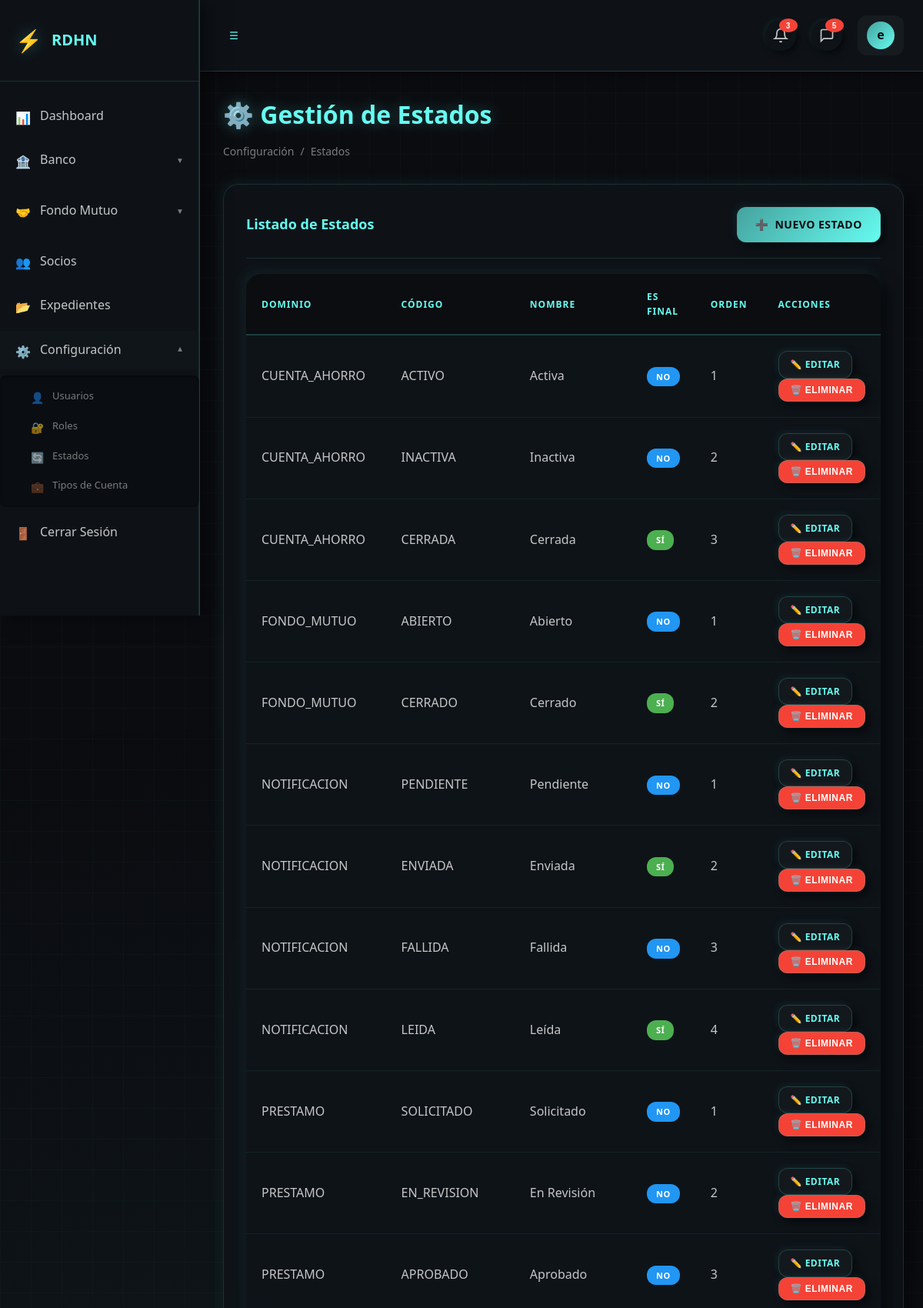
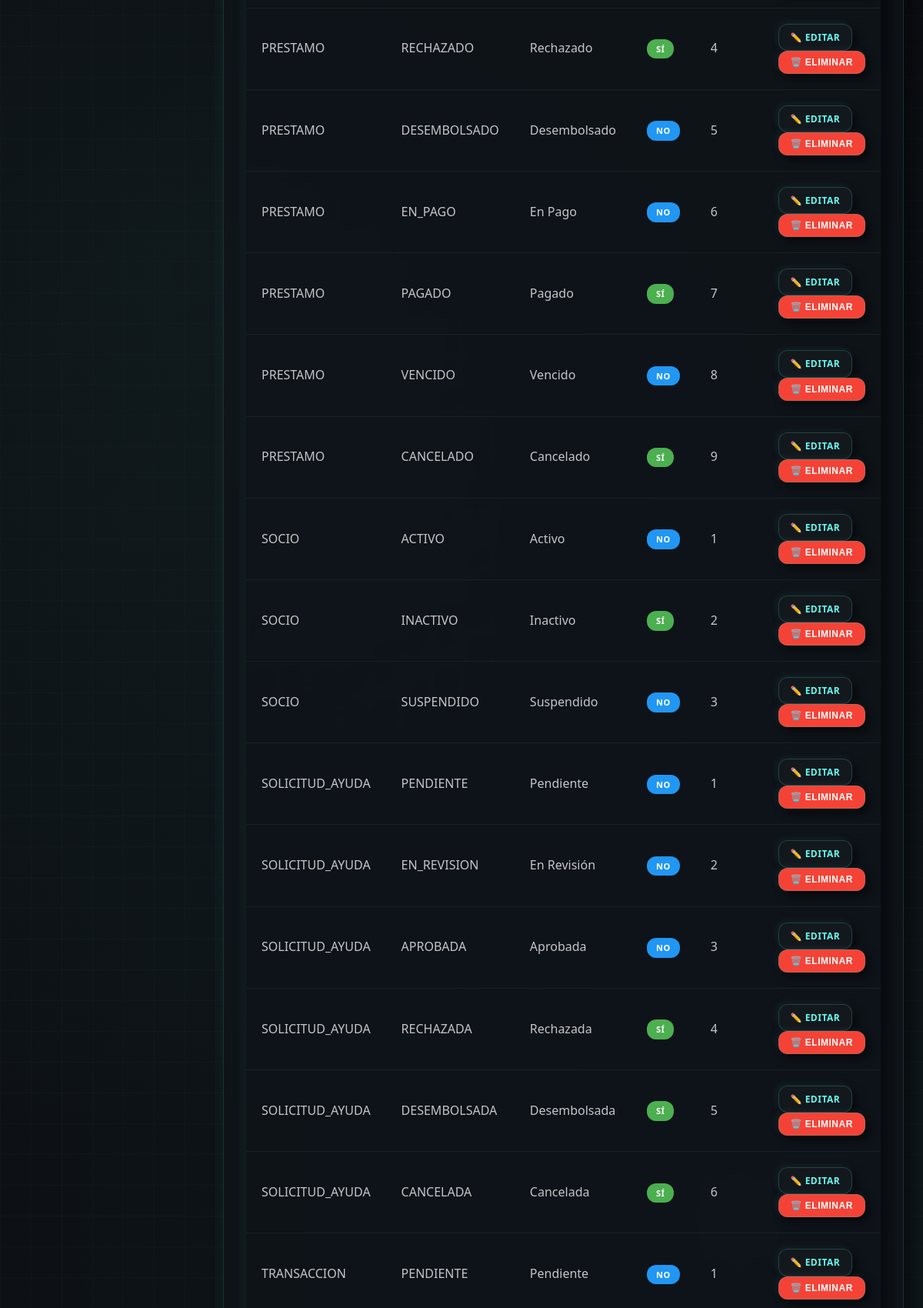
Page /estados/ (signed in, upper part) on the committed database (2 pictures, top to bottom).
### core/models.py (models this page shows, shortened)
class Usuario(AbstractBaseUser, PermissionsMixin):
    socio = models.OneToOneField(
        Socio,
        null=True,
        blank=True,
        on_delete=models.SET_NULL,
        related_name="usuario"
    )
    usuario = models.CharField(
        max_length=50,
        unique=True,
        db_index=True,
        validators=[
            RegexValidator(
                regex=r'^[a-zA-Z0-9_]{4,}$',
                message='Usuario debe tener al menos 4 caracteres alfanuméricos o guión bajo'
            )
        ]
    )
    email = models.EmailField(max_length=100, unique=True, db_index=True)
    password_updated_at = models.DateTimeField(null=True, blank=True)
    password_expira_dias = models.IntegerField(
        default=90,
        help_text="Días hasta que expire la contraseña",
        validators=[MinValueValidator(0)]
    )
    ultimo_acceso = models.DateTimeField(null=True, blank=True)
    intentos_fallidos = models.IntegerField(
        default=0,
        validators=[MinValueValidator(0)]
    )
    bloqueado_hasta = models.DateTimeField(null=True, blank=True, db_index=True)
    requiere_cambio_password = models.BooleanField(default=True)
    id_estado = models.ForeignKey(
        CatEstado,
        null=True,
        blank=True,
        on_delete=models.PROTECT,
        related_name='usuarios',
        limit_choices_to={'dominio': 'USUARIO'}
    )
    is_active = models.BooleanField(default=True, verbose_name="Activo")
    is_staff = models.BooleanField(default=False, verbose_name="Es staff")
    token_recuperacion = models.CharField(max_length=100, null=True, blank=True)
    token_expira = models.DateTimeField(null=True, blank=True)
    creado_en = models.DateTimeField(auto_now_add=True)
    actualizado_en = models.DateTimeField(auto_now=True)
    roles = models.ManyToManyField(
        Rol,
        through='UsuarioRol',
        through_fields=('usuario', 'rol'),
        related_name='usuarios',
        blank=True
    )
    groups = models.ManyToManyField(
        'auth.Group',
        verbose_name='grupos',
        blank=True,
        help_text='Los grupos a los que pertenece este usuario.',
        related_name='usuarios_custom',
        related_query_name='usuario_custom',
    )
    user_permissions = models.ManyToManyField(
        'auth.Permission',
        verbose_name='permisos de usuario',
        blank=True,
        help_text='Permisos específicos para este usuario.',
        related_name='usuarios_custom',
        related_query_name='usuario_custom',
    )
    two_factor_enabled = models.BooleanField(default=True, verbose_name="2FA Habilitado")
    two_factor_code = models.CharField(max_length=6, null=True, blank=True)
    two_factor_code_expira = models.DateTimeField(null=True, blank=True)
    USERNAME_FIELD = 'usuario'
    EMAIL_FIELD = 'email'
    REQUIRED_FIELDS = ['email']
    objects = UsuarioManager()
    class Meta:
        db_table = "USUARIOS"
        verbose_name = 'Usuario'
        verbose_name_plural = 'Usuarios'
        constraints = [
            models.CheckConstraint(
                check=Q(intentos_fallidos__gte=0),
                name="chk_intentos_no_negativo",
            ),
        ]
        indexes = [
            models.Index(fields=['usuario']),
            models.Index(fields=['email']),
            models.Index(fields=['is_active', 'is_staff']),
            models.Index(fields=['bloqueado_hasta']),
            models.Index(fields=['id_estado']),
        ]
    def get_short_name(self):
        if self.socio:
            return self.socio.primer_nombre
        return self.usuario

class Socio(models.Model):
    numero_socio = models.CharField(max_length=20, unique=True, db_index=True)
    primer_nombre = models.CharField(max_length=50)
    segundo_nombre = models.CharField(max_length=50, null=True, blank=True)
    primer_apellido = models.CharField(max_length=50)
    segundo_apellido = models.CharField(max_length=50, null=True, blank=True)
    identidad = models.CharField(
        max_length=15,  # Sin guiones, solo dígitos
        unique=True,
        db_index=True,
        validators=[
            RegexValidator(
                regex=r'^\d{13}$',
                message='La identidad debe tener exactamente 13 dígitos'
            )
        ]
    )
    direccion = models.TextField(null=True, blank=True)
    fecha_ingreso = models.DateField()
    fecha_egreso = models.DateField(null=True, blank=True)
    id_estado = models.ForeignKey(
        CatEstado,
        null=True,
        blank=True,
        on_delete=models.PROTECT,
        related_name='socios',
        limit_choices_to={'dominio': 'SOCIO'}
    )
    creado_en = models.DateTimeField(auto_now_add=True)
    actualizado_en = models.DateTimeField(auto_now=True)
    creado_por = models.ForeignKey(
        'Usuario',
        on_delete=models.PROTECT,
        related_name='socios_creados',
        null=True,
        blank=True
    )
    class Meta:
        db_table = "SOCIO"
        verbose_name = "Socio"
        verbose_name_plural = "Socios"
        constraints = [
            models.CheckConstraint(
                check=Q(fecha_egreso__isnull=True) | Q(fecha_egreso__gte=F("fecha_ingreso")),
                name="chk_socio_fecha_egreso_ge_ingreso",
            ),
        ]
        indexes = [
            models.Index(fields=["numero_socio"]),
            models.Index(fields=["identidad"]),
            models.Index(fields=["id_estado"]),
            models.Index(fields=["-fecha_ingreso"]),
        ]

class CatEstado(models.Model):
    dominio = models.CharField(max_length=50, db_index=True)
    codigo = models.CharField(max_length=50, db_index=True)
    nombre = models.CharField(max_length=100)
    es_final = models.BooleanField(
        default=False,
        help_text="Indica si es un estado final (no permite más transiciones)"
    )
    orden = models.IntegerField(
        null=True,
        blank=True,
        help_text="Orden de visualización"
    )
    permite_transicion_a = models.ManyToManyField(
        'self',
        blank=True,
        symmetrical=False,
        related_name='transiciones_desde',
        help_text="Estados a los que puede transicionar"
    )
    class Meta:
        db_table = "CAT_ESTADO"
        unique_together = (("dominio", "codigo"),)
        indexes = [
            models.Index(fields=["dominio", "codigo"]),
            models.Index(fields=["dominio", "orden"]),
        ]
        verbose_name = "Estado"
        verbose_name_plural = "Estados"

### core/views.py (the view)
# urls.py: path('estados/', views.estados_listar, name='estados_listar'),
@login_required
def estados_listar(request):
    estados = CatEstado.objects.all().order_by('dominio', 'orden', 'codigo')
    return render(request, 'core/estados/listar.html', {'estados': estados})

### core/templates/core/estados/listar.html (shortened to what this page needs)
{% extends 'core/base.html' %}
{% block content %}
<div class="content-header">
    <h1 class="content-title">⚙️ Gestión de Estados</h1>
    <div class="breadcrumb">
        <span class="breadcrumb-item">Configuración</span>
        <span class="breadcrumb-item">Estados</span>
    </div>
</div>
<div class="card">
    <div class="card-header">
        <h2 class="card-title">Listado de Estados</h2>
        <a href="{% url 'core:estados_crear' %}" class="btn btn-primary">
            <span>➕</span> Nuevo Estado
        </a>
    </div>
    <div class="card-body">
        <div class="table-container">
            <table class="table">
                <thead>
                    <tr>
                        <th>Dominio</th>
                        <th>Código</th>
                        <th>Nombre</th>
                        <th>Es Final</th>
                        <th>Orden</th>
                        <th>Acciones</th>
                    </tr>
                </thead>
                <tbody>
                    {% for estado in estados %}
                    <tr>
                        <td>{{ estado.dominio }}</td>
                        <td>{{ estado.codigo }}</td>
                        <td>{{ estado.nombre }}</td>
                        <td>
                            {% if estado.es_final %}
                                <span class="badge badge-success">Sí</span>
                            {% else %}
                                <span class="badge badge-info">No</span>
                            {% endif %}
                        </td>
                        <td>{{ estado.orden|default:"-" }}</td>
                        <td>
                            <a href="{% url 'core:estados_editar' estado.pk %}" class="btn btn-sm">
                                ✏️ Editar
                            </a>
                            <form method="post" action="{% url 'core:estados_eliminar' estado.pk %}" style="display: inline;" onsubmit="return confirm('¿Está seguro?');">
                                <button type="submit" class="btn btn-sm btn-error">
                                    🗑️ Eliminar
                                </button>
                            </form>
                        </td>
                    </tr>
                    {% empty %}
                    <tr>
                        <td colspan="6" style="text-align: center; padding: 40px;">
                            No hay estados registrados
                        </td>
                    </tr>
                    {% endfor %}
                </tbody>
            </table>
        </div>
    </div>
</div>
{% endblock %}

### core/templates/core/base.html (shortened to what this page needs)
<!DOCTYPE html>
<html lang="es">
<head>
    {% load static %}
    <link rel="stylesheet" href="{% static 'css/styles.css' %}">
</head>
<body>
    <div class="background"></div>
    <div class="layout">
        {% if user.is_authenticated %}
            <aside class="sidebar" id="sidebar">
                <div class="sidebar-header">
                    <span class="sidebar-logo">⚡</span>
                    <span class="sidebar-title">RDHN</span>
                </div>
                <nav>
                    <ul class="sidebar-menu">
                        <li class="sidebar-item">
                            <a href="{% url 'core:dashboard' %}" class="sidebar-link {% if request.resolver_match.url_name == 'dashboard' and request.resolver_match.app_name == 'core' %}active{% endif %}">
                                <span class="sidebar-icon">📊</span>
                                <span class="sidebar-text">Dashboard</span>
                            </a>
                        </li>
                        <li class="sidebar-item sidebar-dropdown">
                            <a href="#" class="sidebar-link {% if request.resolver_match.app_name == 'banco' %}active{% endif %}">
                                <span class="sidebar-icon">🏦</span>
                                <span class="sidebar-text">Banco</span>
                                <span class="sidebar-arrow">▼</span>
                            </a>
                        </li>
                        <li class="sidebar-item sidebar-dropdown">
                            <a href="#" class="sidebar-link {% if request.resolver_match.app_name == 'fondo_mutuo' %}active{% endif %}">
                                <span class="sidebar-icon">🤝</span>
                                <span class="sidebar-text">Fondo Mutuo</span>
                                <span class="sidebar-arrow">▼</span>
                            </a>
                        </li>
                        <li class="sidebar-item">
                            <a href="{% url 'core:socios_listar' %}" class="sidebar-link {% if 'socio' in request.path %}active{% endif %}">
                                <span class="sidebar-icon">👥</span>
                                <span class="sidebar-text">Socios</span>
                            </a>
                        </li>
                        <li class="sidebar-item">
                            <a href="{% url 'core:expedientes_listar' %}" class="sidebar-link {% if 'expediente' in request.path %}active{% endif %}">
                                <span class="sidebar-icon">📂</span>
                                <span class="sidebar-text">Expedientes</span>
                            </a>
                        </li>
                        <li class="sidebar-item sidebar-dropdown">
                            <a href="#" class="sidebar-link">
                                <span class="sidebar-icon">⚙️</span>
                                <span class="sidebar-text">Configuración</span>
                                <span class="sidebar-arrow">▼</span>
                            </a>
                            <ul class="sidebar-submenu">
                                <li class="sidebar-subitem">
                                    <a href="{% url 'core:usuarios_listar' %}" class="sidebar-sublink">
                                        <span class="sidebar-icon">👤</span>
                                        <span class="sidebar-text">Usuarios</span>
                                    </a>
                                </li>
                                <li class="sidebar-subitem">
                                    <a href="{% url 'core:roles_listar' %}" class="sidebar-sublink">
                                        <span class="sidebar-icon">🔐</span>
                                        <span class="sidebar-text">Roles</span>
                                    </a>
                                </li>
                                <li class="sidebar-subitem">
                                    <a href="{% url 'core:estados_listar' %}" class="sidebar-sublink">
                                        <span class="sidebar-icon">🔄</span>
                                        <span class="sidebar-text">Estados</span>
                                    </a>
                                </li>
                                <li class="sidebar-subitem">
                                    <a href="{% url 'banco:tipos_cuenta_listar' %}" class="sidebar-sublink">
                                        <span class="sidebar-icon">💼</span>
                                        <span class="sidebar-text">Tipos de Cuenta</span>
                                    </a>
                                </li>
                            </ul>
                        </li>
                        <li class="sidebar-item">
                            <a href="{% url 'core:logout' %}" class="sidebar-link">
                                <span class="sidebar-icon">🚪</span>
                                <span class="sidebar-text">Cerrar Sesión</span>
                            </a>
                        </li>
                    </ul>
                </nav>
            </aside>
            <div class="main-content">
                <header class="topbar">
                    <div class="topbar-left">
                       <button class="topbar-toggle" id="sidebarToggle">
                            <span>☰</span>
                        </button>
                    </div>
                    <div class="topbar-right">
                        <button class="topbar-icon-btn" id="notificationsBtn" aria-label="Notificaciones">
                            <svg width="20" height="20" viewBox="0 0 24 24" fill="none" stroke="currentColor" stroke-width="2">
                                <path d="M18 8A6 6 0 0 0 6 8c0 7-3 9-3 9h18s-3-2-3-9"></path>
                                <path d="M13.73 21a2 2 0 0 1-3.46 0"></path>
                            </svg>
                            <span class="badge badge-danger">3</span>
                        </button>
                        <button class="topbar-icon-btn" id="messagesBtn" aria-label="Mensajes">
                            <svg width="20" height="20" viewBox="0 0 24 24" fill="none" stroke="currentColor" stroke-width="2">
                                <path d="M21 15a2 2 0 0 1-2 2H7l-4 4V5a2 2 0 0 1 2-2h14a2 2 0 0 1 2 2z"></path>
                            </svg>
                            <span class="badge badge-primary">5</span>
                        </button>
                        <div class="topbar-user">
                            <div class="topbar-avatar">{{ user.get_short_name.0|default:"U" }}</div>
                        </div>
                    </div>
                </header>
                <main class="content">
                    {% block content %}{% endblock %}
                </main>
            </div>
        {% else %}
            {% block auth_content %}{% endblock %}
        {% endif %}
    </div>
</body>
</html>

### rows in the picture
Usuario: get_short_name.0 "e"
CatEstado: dominio "CUENTA_AHORRO", codigo "ACTIVO", nombre "Activa", es_final "NO", orden "1"
CatEstado: dominio "CUENTA_AHORRO", codigo "INACTIVA", nombre "Inactiva", es_final "NO", orden "2"
CatEstado: dominio "CUENTA_AHORRO", codigo "CERRADA", nombre "Cerrada", es_final "SÍ", orden "3"
CatEstado: dominio "FONDO_MUTUO", codigo "ABIERTO", nombre "Abierto", es_final "NO", orden "1"
CatEstado: dominio "FONDO_MUTUO", codigo "CERRADO", nombre "Cerrado", es_final "SÍ", orden "2"
CatEstado: dominio "NOTIFICACION", codigo "PENDIENTE", nombre "Pendiente", es_final "NO", orden "1"
CatEstado: dominio "NOTIFICACION", codigo "ENVIADA", nombre "Enviada", es_final "SÍ", orden "2"
CatEstado: dominio "NOTIFICACION", codigo "FALLIDA", nombre "Fallida", es_final "NO", orden "3"
CatEstado: dominio "NOTIFICACION", codigo "LEIDA", nombre "Leída", es_final "SÍ", orden "4"
CatEstado: dominio "PRESTAMO", codigo "SOLICITADO", nombre "Solicitado", es_final "NO", orden "1"
CatEstado: dominio "PRESTAMO", codigo "EN_REVISION", nombre "En Revisión", es_final "NO", orden "2"
CatEstado: dominio "PRESTAMO", codigo "APROBADO", nombre "Aprobado", es_final "NO", orden "3"
CatEstado: dominio "PRESTAMO", codigo "RECHAZADO", nombre "Rechazado", es_final "SÍ", orden "4"
CatEstado: dominio "PRESTAMO", codigo "DESEMBOLSADO", nombre "Desembolsado", es_final "NO", orden "5"
CatEstado: dominio "PRESTAMO", codigo "EN_PAGO", nombre "En Pago", es_final "NO", orden "6"
CatEstado: dominio "PRESTAMO", codigo "PAGADO", nombre "Pagado", es_final "SÍ", orden "7"
CatEstado: dominio "PRESTAMO", codigo "VENCIDO", nombre "Vencido", es_final "NO", orden "8"
CatEstado: dominio "PRESTAMO", codigo "CANCELADO", nombre "Cancelado", es_final "SÍ", orden "9"
CatEstado: dominio "SOCIO", codigo "ACTIVO", nombre "Activo", es_final "NO", orden "1"
CatEstado: dominio "SOCIO", codigo "INACTIVO", nombre "Inactivo", es_final "SÍ", orden "2"
CatEstado: dominio "SOCIO", codigo "SUSPENDIDO", nombre "Suspendido", es_final "NO", orden "3"
CatEstado: dominio "SOLICITUD_AYUDA", codigo "PENDIENTE", nombre "Pendiente", es_final "NO", orden "1"
CatEstado: dominio "SOLICITUD_AYUDA", codigo "EN_REVISION", nombre "En Revisión", es_final "NO", orden "2"
CatEstado: dominio "SOLICITUD_AYUDA", codigo "APROBADA", nombre "Aprobada", es_final "NO", orden "3"
CatEstado: dominio "SOLICITUD_AYUDA", codigo "RECHAZADA", nombre "Rechazada", es_final "SÍ", orden "4"
CatEstado: dominio "SOLICITUD_AYUDA", codigo "DESEMBOLSADA", nombre "Desembolsada", es_final "SÍ", orden "5"
CatEstado: dominio "SOLICITUD_AYUDA", codigo "CANCELADA", nombre "Cancelada", es_final "SÍ", orden "6"
CatEstado: dominio "TRANSACCION", codigo "PENDIENTE", nombre "Pendiente", es_final "NO", orden "1"
